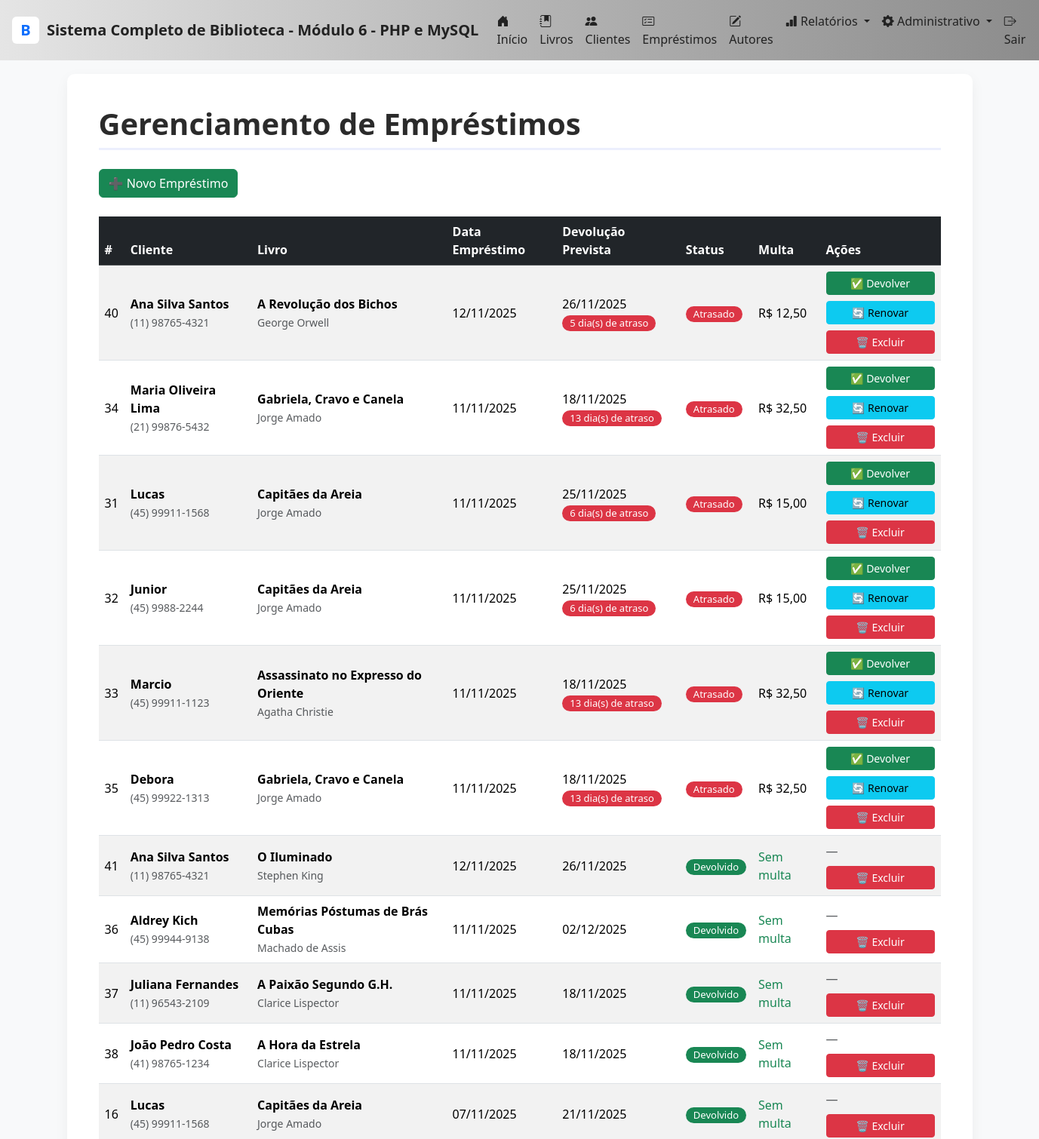
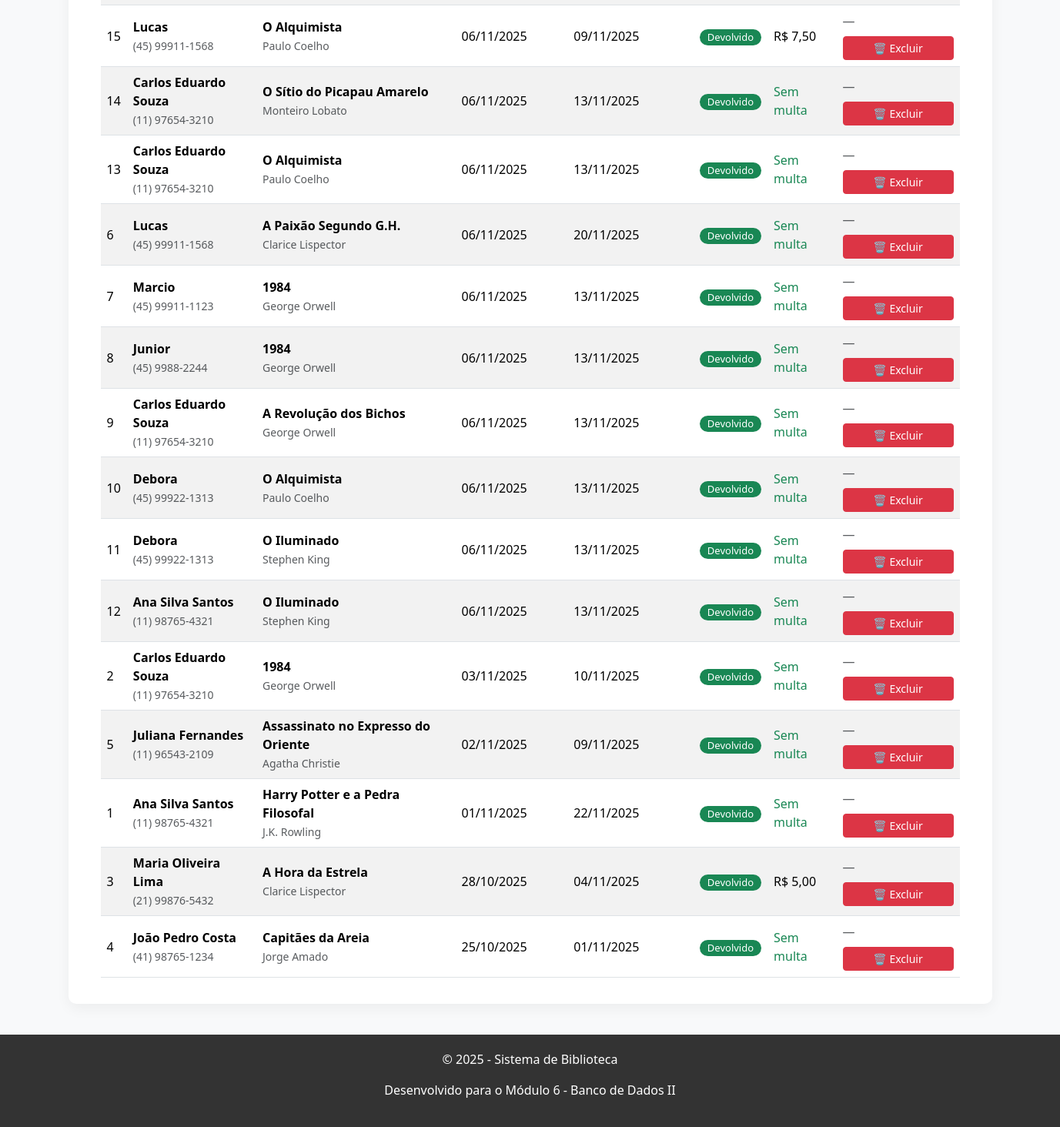
Screenshot of /emprestimos.php with the database file from the repository (2 pictures, top to bottom).
### tables this page shows
CREATE TABLE `emprestimos` (
  `id` int NOT NULL AUTO_INCREMENT,
  `cliente_id` int NOT NULL,
  `livro_id` int NOT NULL,
  `data_emprestimo` date NOT NULL,
  `data_devolucao_prevista` date NOT NULL,
  `data_devolucao_real` date DEFAULT NULL,
  `status` enum('Ativo','Devolvido','Atrasado','Cancelado') DEFAULT 'Ativo',
  `multa` decimal(10,2) DEFAULT '0.00',
  `observacoes` text,
  `created_at` timestamp NOT NULL DEFAULT CURRENT_TIMESTAMP,
  `updated_at` timestamp NOT NULL DEFAULT CURRENT_TIMESTAMP ON UPDATE CURRENT_TIMESTAMP,
  PRIMARY KEY (`id`),
  KEY `idx_cliente` (`cliente_id`),
  KEY `idx_livro` (`livro_id`),
  KEY `idx_status` (`status`),
  KEY `idx_data_emprestimo` (`data_emprestimo`),
  KEY `idx_data_devolucao` (`data_devolucao_prevista`),
  CONSTRAINT `emprestimos_ibfk_1` FOREIGN KEY (`cliente_id`) REFERENCES `clientes` (`id`),
  CONSTRAINT `emprestimos_ibfk_2` FOREIGN KEY (`livro_id`) REFERENCES `livros` (`id`)
);

CREATE TABLE `clientes` (
  `id` int NOT NULL AUTO_INCREMENT,
  `nome` varchar(150) NOT NULL,
  `email` varchar(150) NOT NULL,
  `telefone` varchar(20) NOT NULL,
  `cpf` varchar(14) DEFAULT NULL,
  `data_nascimento` date DEFAULT NULL,
  `endereco` varchar(255) DEFAULT NULL,
  `cidade` varchar(100) DEFAULT NULL,
  `estado` char(2) DEFAULT NULL,
  `cep` varchar(10) DEFAULT NULL,
  `status` enum('Ativo','Inativo','Bloqueado') DEFAULT 'Ativo',
  `observacoes` text,
  `created_at` timestamp NOT NULL DEFAULT CURRENT_TIMESTAMP,
  `updated_at` timestamp NOT NULL DEFAULT CURRENT_TIMESTAMP ON UPDATE CURRENT_TIMESTAMP,
  PRIMARY KEY (`id`),
  UNIQUE KEY `email` (`email`),
  UNIQUE KEY `cpf` (`cpf`),
  KEY `idx_email` (`email`),
  KEY `idx_nome` (`nome`),
  KEY `idx_status` (`status`)
);

CREATE TABLE `livros` (
  `id` int NOT NULL AUTO_INCREMENT,
  `titulo` varchar(200) NOT NULL,
  `autor_id` int NOT NULL,
  `isbn` varchar(20) DEFAULT NULL,
  `ano_publicacao` year DEFAULT NULL,
  `editora` varchar(100) DEFAULT NULL,
  `numero_paginas` int DEFAULT NULL,
  `quantidade_total` int DEFAULT '1',
  `quantidade_disponivel` int DEFAULT '1',
  `categoria` varchar(50) DEFAULT NULL,
  `capa_imagem` varchar(255) DEFAULT NULL,
  `localizacao` varchar(50) DEFAULT NULL,
  `created_at` timestamp NOT NULL DEFAULT CURRENT_TIMESTAMP,
  `updated_at` timestamp NOT NULL DEFAULT CURRENT_TIMESTAMP ON UPDATE CURRENT_TIMESTAMP,
  PRIMARY KEY (`id`),
  UNIQUE KEY `isbn` (`isbn`),
  KEY `idx_titulo` (`titulo`),
  KEY `idx_autor` (`autor_id`),
  KEY `idx_isbn` (`isbn`),
  CONSTRAINT `livros_ibfk_1` FOREIGN KEY (`autor_id`) REFERENCES `autores` (`id`)
);

CREATE TABLE `autores` (
  `id` int NOT NULL AUTO_INCREMENT,
  `nome` varchar(150) NOT NULL,
  `nacionalidade` varchar(50) DEFAULT NULL,
  `data_nascimento` date DEFAULT NULL,
  `biografia` text,
  `created_at` timestamp NOT NULL DEFAULT CURRENT_TIMESTAMP,
  `updated_at` timestamp NOT NULL DEFAULT CURRENT_TIMESTAMP ON UPDATE CURRENT_TIMESTAMP,
  PRIMARY KEY (`id`)
);

### includes/funcoes.php (called while the page is built, shortened)
<?php
function formatarData(string $data): string {
    return date('d/m/Y', strtotime($data));
}
function formatarMoeda(float $valor): string {
    return 'R$ ' . number_format($valor, 2, ',', '.');
}
function formatarTelefone(string $telefone): string {
    $telefone = preg_replace('/[^0-9]/', '', $telefone);
    if (strlen($telefone) == 11) {
        return '(' . substr($telefone, 0, 2) . ') ' .
               substr($telefone, 2, 5) . '-' .
               substr($telefone, 7, 4);
    } elseif (strlen($telefone) == 10) {
        return '(' . substr($telefone, 0, 2) . ') ' .
               substr($telefone, 2, 4) . '-' .
               substr($telefone, 6, 4);
    }
    return $telefone;
}

### emprestimos.php (the view, shortened to what this page needs)
<?php
require_once __DIR__ . '/includes/funcoes.php';
require_once __DIR__ . '/includes/header.php';
$db = Database::getInstance();
$pdo = $db->getConnection();
try {
    $where_clauses = [];
    $where_sql = count($where_clauses) ? ' WHERE ' . implode(' AND ', $where_clauses) : '';
    $sql = "
        SELECT
            e.id,
            e.data_emprestimo,
            e.data_devolucao_prevista,
            e.data_devolucao_real,
            e.status,
            e.multa,
            c.nome AS cliente_nome,
            c.telefone AS cliente_telefone,
            l.titulo AS livro_titulo,
            a.nome AS autor_nome,
            DATEDIFF(CURDATE(), e.data_devolucao_prevista) AS dias_atraso,
            CASE
                WHEN e.status = 'Ativo' AND CURDATE() > e.data_devolucao_prevista
                THEN DATEDIFF(CURDATE(), e.data_devolucao_prevista) * :valor_multa
                ELSE e.multa
            END AS multa_calculada
        FROM emprestimos e
        INNER JOIN clientes c ON e.cliente_id = c.id
        INNER JOIN livros l ON e.livro_id = l.id
        INNER JOIN autores a ON l.autor_id = a.id
        $where_sql
        ORDER BY
            CASE
                WHEN e.status = 'Ativo' AND e.data_devolucao_prevista < CURDATE() THEN 1
                WHEN e.status = 'Ativo' THEN 2
                ELSE 3
            END,
            e.data_emprestimo DESC
    ";
    $stmt = $pdo->prepare($sql);
    $stmt->bindValue(':valor_multa', defined('VALOR_MULTA_DIA') ? VALOR_MULTA_DIA : 2);
    $stmt->execute();
    $emprestimos = $stmt->fetchAll(PDO::FETCH_ASSOC);
} catch (PDOException $e) {
    exibirMensagem('erro', 'Erro ao carregar empréstimos: ' . $e->getMessage());
    $emprestimos = [];
}
?>
<div class="container mt-4">
    <h1>Gerenciamento de Empréstimos</h1>
<div style="margin-bottom: 25px;">
    <a href="emprestimo_novo.php" class="btn btn-success">
        ➕ Novo Empréstimo
    </a>
</div>
    <div class="table-responsive">
    <table class="table table-striped table-hover align-middle">
        <thead class="table-dark">
            <tr>
                <th>#</th>
                <th>Cliente</th>
                <th>Livro</th>
                <th>Data Empréstimo</th>
                <th>Devolução Prevista</th>
                <th>Status</th>
                <th>Multa</th>
                <th style="width: 160px;">Ações</th>
            </tr>
        </thead>
        <tbody>
            <?php if (empty($emprestimos)): ?>
                <tr>
                    <td colspan="8" class="text-center text-muted">Nenhum empréstimo registrado.</td>
                </tr>
            <?php else: ?>
                <?php foreach ($emprestimos as $emp):
                    $dias_atraso = max(0, (int)$emp['dias_atraso']);
                    $esta_atrasado = $emp['status'] === 'Ativo' && $dias_atraso > 0;
                ?>
                    <tr <?= $esta_atrasado ? 'style="background:#fff7f7;"' : '' ?>>
                        <td><?= $emp['id'] ?></td>
                        <td>
                            <strong><?= htmlspecialchars($emp['cliente_nome']) ?></strong><br>
                            <small class="text-muted"><?= formatarTelefone($emp['cliente_telefone']) ?></small>
                        </td>
                        <td>
                            <strong><?= htmlspecialchars($emp['livro_titulo']) ?></strong><br>
                            <small class="text-muted"><?= htmlspecialchars($emp['autor_nome']) ?></small>
                        </td>
                        <td><?= formatarData($emp['data_emprestimo']) ?></td>
                        <td>
                            <?= formatarData($emp['data_devolucao_prevista']) ?>
                            <?php if ($esta_atrasado): ?>
                                <br><span class="badge bg-danger"><?= $dias_atraso ?> dia(s) de atraso</span>
                            <?php endif; ?>
                        </td>
                        <td>
                            <?php if ($emp['status'] === 'Devolvido'): ?>
                                <span class="badge bg-success">Devolvido</span>
                            <?php elseif ($esta_atrasado): ?>
                                <span class="badge bg-danger">Atrasado</span>
                            <?php else: ?>
                                <span class="badge bg-warning text-dark">Ativo</span>
                            <?php endif; ?>
                        </td>
                        <td>
                            <?= ($emp['multa_calculada'] > 0) ? formatarMoeda($emp['multa_calculada']) : '<span class="text-success">Sem multa</span>' ?>
                        </td>
                        <td>
                            <div class="d-flex flex-column gap-2">
                                <?php if ($emp['status'] === 'Ativo'): ?>
                                    <a href="emprestimo_devolver.php?id=<?= $emp['id'] ?>"
                                       class="btn btn-success btn-sm"
                                       onclick="return confirm('Confirmar devolução do empréstimo #<?= $emp['id'] ?>?')">
                                        ✅ Devolver
                                    </a>
                                    <a href="emprestimo_renovar.php?id=<?= $emp['id'] ?>"
                                       class="btn btn-info btn-sm">
                                        🔄 Renovar
                                    </a>
                                <?php else: ?>
                                    <span class="text-muted">—</span>
                                <?php endif; ?>
                                <a href="emprestimo_excluir.php?id=<?= $emp['id'] ?>"
                                   class="btn btn-danger btn-sm"
                                   onclick="return confirm('Excluir empréstimo #<?= $emp['id'] ?>?')">
                                    🗑️ Excluir
                                </a>
                            </div>
                        </td>
                    </tr>
                <?php endforeach; ?>
            <?php endif; ?>
        </tbody>
    </table>
    </div>
</div>
<?php require_once 'includes/footer.php'; ?>

### includes/header.php (style rules this page uses)
body { background:#f8f9fa; font-family: "Segoe UI", Tahoma, sans-serif; }
h1 { color:#667eea; border-bottom:3px solid rgba(102,126,234,0.12); padding-bottom:8px; margin-bottom:18px; }

### emprestimos.php (style rules this page uses)
h1 { color: #2b2b2b; font-weight: 600; margin-bottom: 25px; }
.badge { padding: 4px 10px; border-radius: 20px; font-size: 13px; font-weight: 500; }

### rows the page displays
emprestimos: id "40", cliente.nome "Ana Silva Santos", cliente.telefone "(11) 98765-4321", livro.titulo "A Revolução dos Bichos", autores.nome "George Orwell", data_emprestimo "12/11/2025", data_devolucao_prevista "26/11/2025", dias_atraso "5", status "Atrasado", multa_calculada "R$ 12,50"
emprestimos: id "34", cliente.nome "Maria Oliveira Lima", cliente.telefone "(21) 99876-5432", livro.titulo "Gabriela, Cravo e Canela", autores.nome "Jorge Amado", data_emprestimo "11/11/2025", data_devolucao_prevista "18/11/2025", dias_atraso "13", status "Atrasado", multa_calculada "R$ 32,50"
emprestimos: id "31", cliente.nome "Lucas", cliente.telefone "(45) 99911-1568", livro.titulo "Capitães da Areia", autores.nome "Jorge Amado", data_emprestimo "11/11/2025", data_devolucao_prevista "25/11/2025", dias_atraso "6", status "Atrasado", multa_calculada "R$ 15,00"
emprestimos: id "32", cliente.nome "Junior", cliente.telefone "(45) 9988-2244", livro.titulo "Capitães da Areia", autores.nome "Jorge Amado", data_emprestimo "11/11/2025", data_devolucao_prevista "25/11/2025", dias_atraso "6", status "Atrasado", multa_calculada "R$ 15,00"
emprestimos: id "33", cliente.nome "Marcio", cliente.telefone "(45) 99911-1123", livro.titulo "Assassinato no Expresso do Oriente", autores.nome "Agatha Christie", data_emprestimo "11/11/2025", data_devolucao_prevista "18/11/2025", dias_atraso "13", status "Atrasado", multa_calculada "R$ 32,50"
emprestimos: id "35", cliente.nome "Debora", cliente.telefone "(45) 99922-1313", livro.titulo "Gabriela, Cravo e Canela", autores.nome "Jorge Amado", data_emprestimo "11/11/2025", data_devolucao_prevista "18/11/2025", dias_atraso "13", status "Atrasado", multa_calculada "R$ 32,50"
emprestimos: id "41", cliente.nome "Ana Silva Santos", cliente.telefone "(11) 98765-4321", livro.titulo "O Iluminado", autores.nome "Stephen King", data_emprestimo "12/11/2025", data_devolucao_prevista "26/11/2025", status "Devolvido", shows "Sem multa"
emprestimos: id "36", cliente.nome "Aldrey Kich", cliente.telefone "(45) 99944-9138", livro.titulo "Memórias Póstumas de Brás Cubas", autores.nome "Machado de Assis", data_emprestimo "11/11/2025", data_devolucao_prevista "02/12/2025", status "Devolvido", shows "Sem multa"
emprestimos: id "37", cliente.nome "Juliana Fernandes", cliente.telefone "(11) 96543-2109", livro.titulo "A Paixão Segundo G.H.", autores.nome "Clarice Lispector", data_emprestimo "11/11/2025", data_devolucao_prevista "18/11/2025", status "Devolvido", shows "Sem multa"
emprestimos: id "38", cliente.nome "João Pedro Costa", cliente.telefone "(41) 98765-1234", livro.titulo "A Hora da Estrela", autores.nome "Clarice Lispector", data_emprestimo "11/11/2025", data_devolucao_prevista "18/11/2025", status "Devolvido", shows "Sem multa"
emprestimos: id "16", cliente.nome "Lucas", cliente.telefone "(45) 99911-1568", livro.titulo "Capitães da Areia", autores.nome "Jorge Amado", data_emprestimo "07/11/2025", data_devolucao_prevista "21/11/2025", status "Devolvido", shows "Sem multa"
emprestimos: id "15", cliente.nome "Lucas", cliente.telefone "(45) 99911-1568", livro.titulo "O Alquimista", autores.nome "Paulo Coelho", data_emprestimo "06/11/2025", data_devolucao_prevista "09/11/2025", status "Devolvido", multa_calculada "R$ 7,50"
emprestimos: id "14", cliente.nome "Carlos Eduardo Souza", cliente.telefone "(11) 97654-3210", livro.titulo "O Sítio do Picapau Amarelo", autores.nome "Monteiro Lobato", data_emprestimo "06/11/2025", data_devolucao_prevista "13/11/2025", status "Devolvido", shows "Sem multa"
emprestimos: id "13", cliente.nome "Carlos Eduardo Souza", cliente.telefone "(11) 97654-3210", livro.titulo "O Alquimista", autores.nome "Paulo Coelho", data_emprestimo "06/11/2025", data_devolucao_prevista "13/11/2025", status "Devolvido", shows "Sem multa"
emprestimos: id "6", cliente.nome "Lucas", cliente.telefone "(45) 99911-1568", livro.titulo "A Paixão Segundo G.H.", autores.nome "Clarice Lispector", data_emprestimo "06/11/2025", data_devolucao_prevista "20/11/2025", status "Devolvido", shows "Sem multa"
emprestimos: id "7", cliente.nome "Marcio", cliente.telefone "(45) 99911-1123", livro.titulo "1984", autores.nome "George Orwell", data_emprestimo "06/11/2025", data_devolucao_prevista "13/11/2025", status "Devolvido", shows "Sem multa"
emprestimos: id "8", cliente.nome "Junior", cliente.telefone "(45) 9988-2244", livro.titulo "1984", autores.nome "George Orwell", data_emprestimo "06/11/2025", data_devolucao_prevista "13/11/2025", status "Devolvido", shows "Sem multa"
emprestimos: id "9", cliente.nome "Carlos Eduardo Souza", cliente.telefone "(11) 97654-3210", livro.titulo "A Revolução dos Bichos", autores.nome "George Orwell", data_emprestimo "06/11/2025", data_devolucao_prevista "13/11/2025", status "Devolvido", shows "Sem multa"
emprestimos: id "10", cliente.nome "Debora", cliente.telefone "(45) 99922-1313", livro.titulo "O Alquimista", autores.nome "Paulo Coelho", data_emprestimo "06/11/2025", data_devolucao_prevista "13/11/2025", status "Devolvido", shows "Sem multa"
emprestimos: id "11", cliente.nome "Debora", cliente.telefone "(45) 99922-1313", livro.titulo "O Iluminado", autores.nome "Stephen King", data_emprestimo "06/11/2025", data_devolucao_prevista "13/11/2025", status "Devolvido", shows "Sem multa"
emprestimos: id "12", cliente.nome "Ana Silva Santos", cliente.telefone "(11) 98765-4321", livro.titulo "O Iluminado", autores.nome "Stephen King", data_emprestimo "06/11/2025", data_devolucao_prevista "13/11/2025", status "Devolvido", shows "Sem multa"
emprestimos: id "2", cliente.nome "Carlos Eduardo Souza", cliente.telefone "(11) 97654-3210", livro.titulo "1984", autores.nome "George Orwell", data_emprestimo "03/11/2025", data_devolucao_prevista "10/11/2025", status "Devolvido", shows "Sem multa"
emprestimos: id "5", cliente.nome "Juliana Fernandes", cliente.telefone "(11) 96543-2109", livro.titulo "Assassinato no Expresso do Oriente", autores.nome "Agatha Christie", data_emprestimo "02/11/2025", data_devolucao_prevista "09/11/2025", status "Devolvido", shows "Sem multa"
emprestimos: id "1", cliente.nome "Ana Silva Santos", cliente.telefone "(11) 98765-4321", livro.titulo "Harry Potter e a Pedra Filosofal", autores.nome "J.K. Rowling", data_emprestimo "01/11/2025", data_devolucao_prevista "22/11/2025", status "Devolvido", shows "Sem multa"
emprestimos: id "3", cliente.nome "Maria Oliveira Lima", cliente.telefone "(21) 99876-5432", livro.titulo "A Hora da Estrela", autores.nome "Clarice Lispector", data_emprestimo "28/10/2025", data_devolucao_prevista "04/11/2025", status "Devolvido", multa_calculada "R$ 5,00"
emprestimos: id "4", cliente.nome "João Pedro Costa", cliente.telefone "(41) 98765-1234", livro.titulo "Capitães da Areia", autores.nome "Jorge Amado", data_emprestimo "25/10/2025", data_devolucao_prevista "01/11/2025", status "Devolvido", shows "Sem multa"

### other values shown
NOME_BIBLIOTECA "Sistema Completo de Biblioteca - Módulo 6 - PHP e MySQL"
